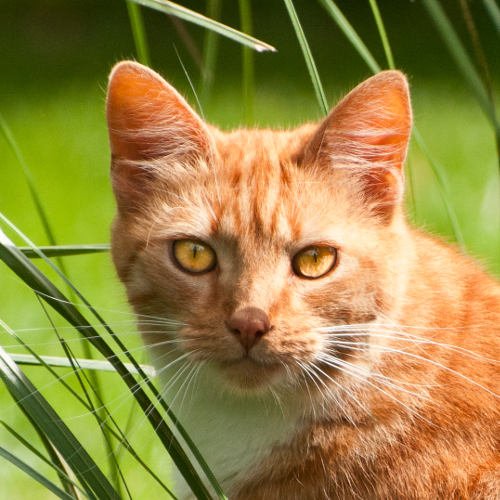
#> input picture content/posts/002-playing-with-the-laplacian/original.png, 500 x 500 px
$ python main.py
#> lines starting #> are read from the running program, lines starting #| are printed output that depends on the picture
import numpy as np
from PIL import Image

# Run the image through grayscale filter and optionally save it to a separate file.
def preprocess(image_file, output_file=None):
#> called with image_file = 'original.png', output_file = 'grayscaled.png'
    original = np.array(Image.open(image_file))
#> original is the input picture: shape (500, 500, 4); mean R, G, B, A 150.2, 133.7, 66, 255
    grayscaled = np.dot(original[...,:3], [0.3, 0.59, 0.11]).astype(np.float32)
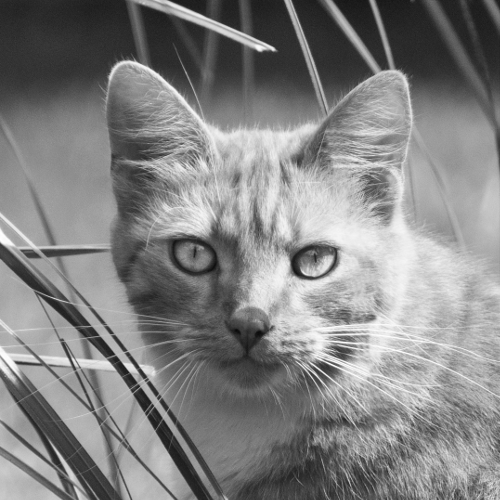
#> grayscaled: shape (500, 500) float32; min 9.95, max 254.5, mean 131.2
    if isinstance(output_file, str):
        Image.fromarray(grayscaled.astype(np.uint8)).save(output_file)
    return grayscaled

def convolution(image, kernel, output_file):
#> called with kernel = array of shape (3, 3), output_file = 'output.png'
    image_height, image_width = image.shape
#> image_height = 500; image_width = 500
    kernel_height, kernel_width = kernel.shape

    # Add zero-padding around image to prevent indexing issues.
    pad_height, pad_width = kernel_height // 2, kernel_width // 2
    padded_image = np.pad(image, ((pad_height, pad_height), (pad_width, pad_width)), mode='constant')
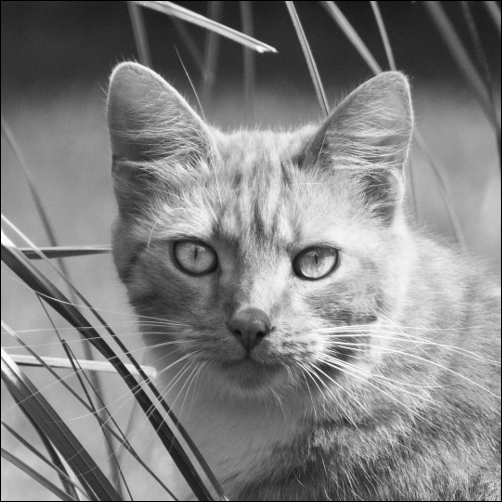
#> padded_image: shape (502, 502) float32; min 0, max 254.5, mean 130.1

    # Create an empty output image
    output = np.zeros_like(image)

    # Perform convolution.
    for i in range(image_height):
        for j in range(image_width):
            region = padded_image[i:i+kernel_height, j:j+kernel_width]
            output[i, j] = np.sum(region * kernel)
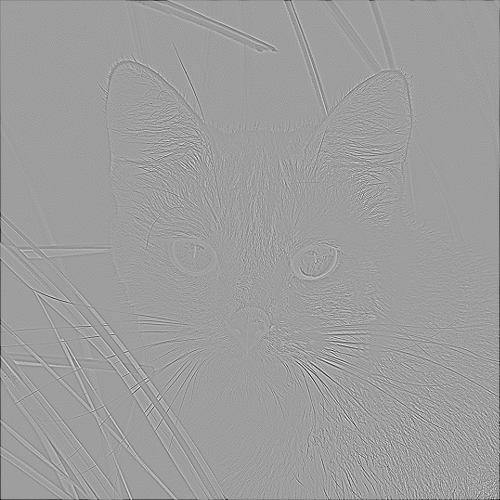
#> output: shape (500, 500) float32; min -410, max 250.4, mean -0.9; drawn with min black and max white

    # Clip values between 0 and 255.
    output = np.clip(output, 0, 255)
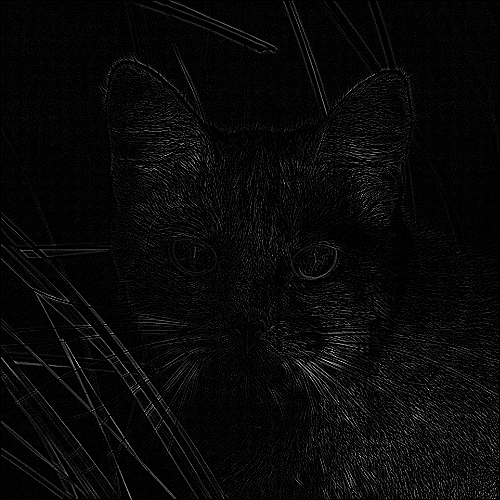
#> output: shape (500, 500) float32; min 0, max 250.4, mean 8.7
    # Cast values to unsigned 8-bit integers.
    output = output.astype(np.uint8)
    Image.fromarray(output).save(output_file)


grayscaled = preprocess("original.png", "grayscaled.png")

kernel = np.array([
    [0,  1, 0],
    [1, -4, 1],
    [0,  1, 0]
], dtype=np.float32)
convolution(grayscaled, kernel, "output.png")

$ run again, with content/about/image.png copied over content/posts/002-playing-with-the-laplacian/original.png
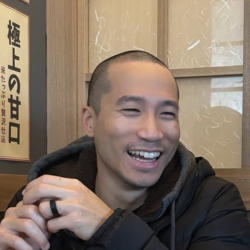
#> input picture content/about/image.png, 250 x 250 px
#> in preprocess, original is the input picture: shape (250, 250, 4); mean R, G, B, A 131.4, 115.2, 100.7, 255
#> after the loop in convolution, `for i in range(image_height):`:
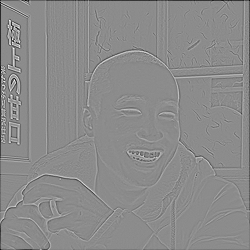
#> output: shape (250, 250) float32; min -296.6, max 243.4, mean -1.8; drawn with min black and max white
#> in convolution, `output = np.clip(output, 0, 255)`:
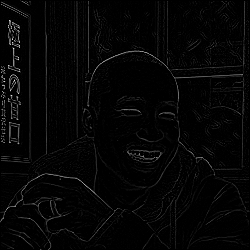
#> output: shape (250, 250) float32; min 0, max 243.4, mean 5.7
